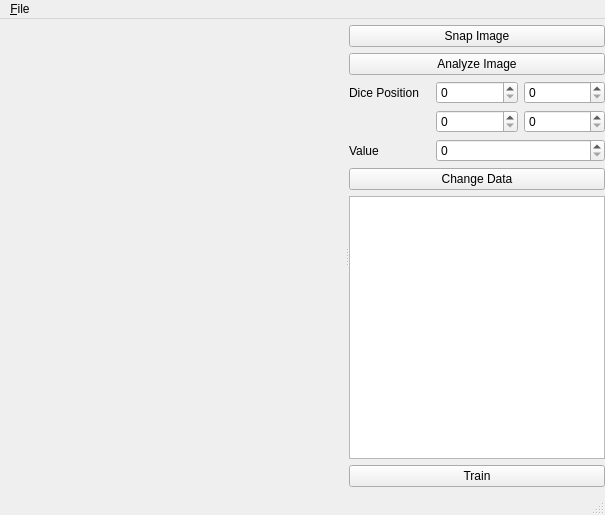
<?xml version="1.0" encoding="UTF-8"?>
<ui version="4.0">
 <class>main_window</class>
 <widget class="QMainWindow" name="main_window">
  <property name="geometry">
   <rect>
    <x>0</x>
    <y>0</y>
    <width>605</width>
    <height>515</height>
   </rect>
  </property>
  <property name="windowTitle">
   <string>MainWindow</string>
  </property>
  <widget class="QWidget" name="centralwidget">
   <layout class="QGridLayout" name="gridLayout_2">
    <property name="leftMargin">
     <number>0</number>
    </property>
    <property name="topMargin">
     <number>0</number>
    </property>
    <property name="rightMargin">
     <number>0</number>
    </property>
    <property name="bottomMargin">
     <number>0</number>
    </property>
    <item row="0" column="0">
     <widget class="QSplitter" name="splitter">
      <property name="orientation">
       <enum>Qt::Horizontal</enum>
      </property>
      <property name="handleWidth">
       <number>4</number>
      </property>
      <widget class="QWidget" name="image_container_w" native="true">
       <property name="sizePolicy">
        <sizepolicy hsizetype="MinimumExpanding" vsizetype="Preferred">
         <horstretch>1</horstretch>
         <verstretch>0</verstretch>
        </sizepolicy>
       </property>
      </widget>
      <widget class="QWidget" name="layoutWidget">
       <layout class="QGridLayout" name="gridLayout">
        <property name="topMargin">
         <number>6</number>
        </property>
        <property name="bottomMargin">
         <number>6</number>
        </property>
        <item row="2" column="0">
         <widget class="QLabel" name="dice_position_lb">
          <property name="sizePolicy">
           <sizepolicy hsizetype="Minimum" vsizetype="Preferred">
            <horstretch>0</horstretch>
            <verstretch>0</verstretch>
           </sizepolicy>
          </property>
          <property name="text">
           <string>Dice Position</string>
          </property>
          <property name="alignment">
           <set>Qt::AlignLeading|Qt::AlignLeft|Qt::AlignVCenter</set>
          </property>
         </widget>
        </item>
        <item row="4" column="0">
         <widget class="QLabel" name="dice_value_lb">
          <property name="sizePolicy">
           <sizepolicy hsizetype="Minimum" vsizetype="Preferred">
            <horstretch>0</horstretch>
            <verstretch>0</verstretch>
           </sizepolicy>
          </property>
          <property name="text">
           <string>Value</string>
          </property>
         </widget>
        </item>
        <item row="3" column="1">
         <widget class="QSpinBox" name="dice_position_y1_sb"/>
        </item>
        <item row="2" column="1">
         <widget class="QSpinBox" name="dice_position_x1_sb"/>
        </item>
        <item row="2" column="2">
         <widget class="QSpinBox" name="dice_position_x2_sb"/>
        </item>
        <item row="3" column="2">
         <widget class="QSpinBox" name="dice_position_y2_sb"/>
        </item>
        <item row="1" column="0" colspan="3">
         <widget class="QPushButton" name="analyze_image_btn">
          <property name="text">
           <string>Analyze Image</string>
          </property>
         </widget>
        </item>
        <item row="0" column="0" colspan="3">
         <widget class="QPushButton" name="snap_image_btn">
          <property name="text">
           <string>Snap Image</string>
          </property>
         </widget>
        </item>
        <item row="4" column="1" colspan="2">
         <widget class="QSpinBox" name="dice_value_sb"/>
        </item>
        <item row="5" column="0" colspan="3">
         <widget class="QPushButton" name="change_data_btn">
          <property name="text">
           <string>Change Data</string>
          </property>
         </widget>
        </item>
        <item row="6" column="0" colspan="3">
         <widget class="QTreeView" name="images_tbl">
          <property name="alternatingRowColors">
           <bool>true</bool>
          </property>
          <property name="rootIsDecorated">
           <bool>false</bool>
          </property>
         </widget>
        </item>
        <item row="7" column="0" colspan="3">
         <widget class="QPushButton" name="train_btn">
          <property name="text">
           <string>Train</string>
          </property>
          <property name="checkable">
           <bool>true</bool>
          </property>
         </widget>
        </item>
       </layout>
      </widget>
     </widget>
    </item>
   </layout>
  </widget>
  <widget class="QMenuBar" name="menubar">
   <property name="geometry">
    <rect>
     <x>0</x>
     <y>0</y>
     <width>605</width>
     <height>29</height>
    </rect>
   </property>
   <widget class="QMenu" name="menuFile">
    <property name="title">
     <string>&amp;File</string>
    </property>
    <addaction name="actionLoad"/>
    <addaction name="actionSave"/>
    <addaction name="separator"/>
    <addaction name="actionQuit"/>
   </widget>
   <addaction name="menuFile"/>
  </widget>
  <widget class="QStatusBar" name="statusbar"/>
  <action name="actionSave">
   <property name="text">
    <string>&amp;Save</string>
   </property>
  </action>
  <action name="actionLoad">
   <property name="text">
    <string>&amp;Load</string>
   </property>
  </action>
  <action name="actionQuit">
   <property name="text">
    <string>&amp;Quit</string>
   </property>
  </action>
 </widget>
 <resources/>
 <connections/>
</ui>
